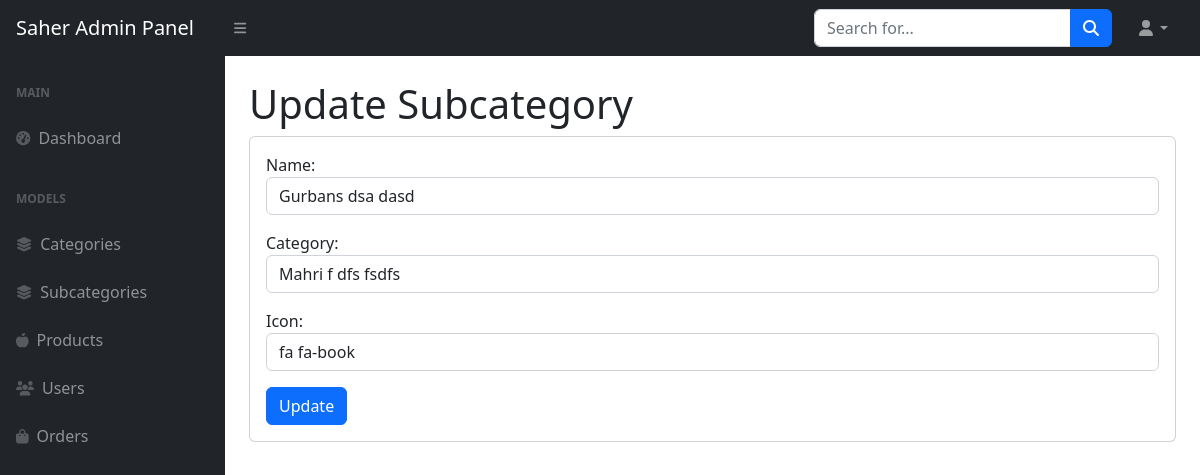
The page /subcategories/edit/1 on the database its author committed.
### subcategories/models.py (models this page shows, shortened)
class Subcategory(models.Model):
    name = models.CharField(max_length=50)
    category = models.ForeignKey(Category, on_delete=models.CASCADE, related_name='subcategories')
    icon = models.CharField(max_length=100, null=True, blank=True)
    created_at = models.DateTimeField(auto_now_add=True)
    updated_at = models.DateTimeField(auto_now=True)

### categories/models.py (models this page shows)
class Category(models.Model):
    name = models.CharField(max_length=50)
    icon = models.CharField(max_length=100)
    created_at = models.DateTimeField(auto_now_add=True)
    updated_at = models.DateTimeField(auto_now=True)
    def __str__(self):
        return self.name

### subcategories/views.py (the view)
# urls.py: path('edit/<int:i>', views.edit, name='category.edit'),
def edit(request,i):
    category = Subcategory.objects.get(id=i)
    form = SubcategoryForm(request.POST or None, instance=category)
    if request.method == 'POST':
        if form.is_valid():
            form.save()
            return redirect('admin.subcategories')
    return render (request,'subcategories/edit.html', {'form':form})

### subcategories/forms.py
class SubcategoryForm(forms.ModelForm):
    name = forms.CharField(widget=forms.TextInput(attrs={'class':'form-control'}))
    category = forms.ModelChoiceField(widget=forms.Select(attrs={'class':'form-control'}), queryset=Category.objects.all())
    icon = forms.CharField(widget=forms.TextInput(attrs={'class':'form-control'}))
    class Meta:
        model = Subcategory
        fields = "__all__"

### subcategories/templates/subcategories/edit.html (shortened to what this page needs)
{% extends 'adminpanel/main.html' %}
{% block main %}
<main>
    <div class="container-fluid px-4">
        <h1 class="mt-4">Update Subcategory</h1>
        <div class="card mb-4">
            <div class="card-body">
                <div class="row">
                    <div class = "col-12">
                        <form action="" method="post">
                            {{form.as_p}}
                            <button type="submit" class="btn btn-primary">Update</button>
                        </form>
                    </div>
                </div>
            </div>
        </div>
    </div>
</main>
{% endblock main %}

### rows shown on the page
Subcategory: name "Gurbans dsa dasd", category "Mahri f dfs fsdfs", icon "fa fa-book"
